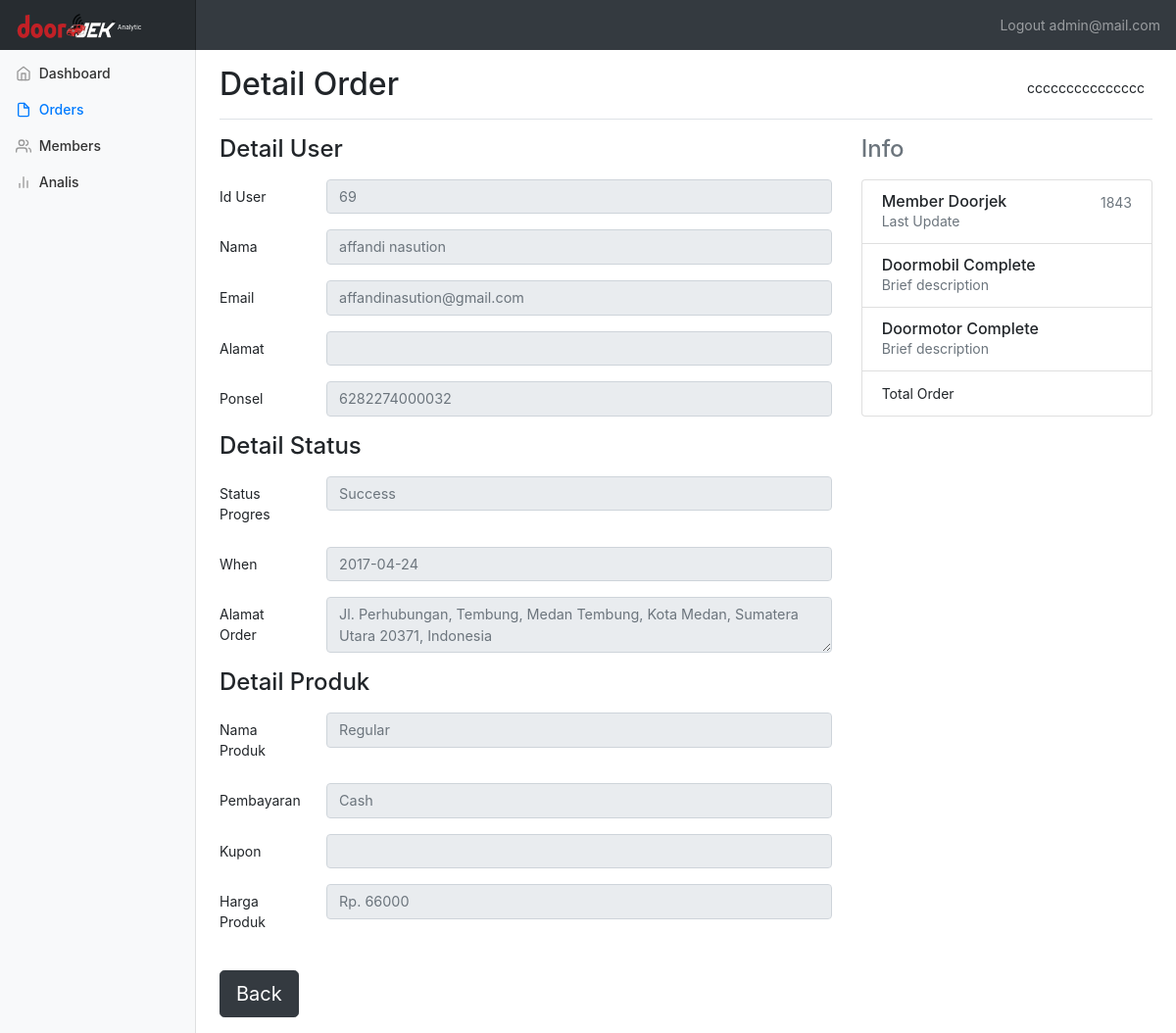
Screenshot of /admin/detailorder.php?code=1 (signed in) with the database file from the repository.
### tables this page shows
CREATE TABLE `transaksi` (
  `id_order` int(8) NOT NULL,
  `id_member` int(8) NOT NULL,
  `id_produk` int(8) NOT NULL,
  `alamatorder` text NOT NULL,
  `note` text NOT NULL,
  `id_layanan` int(8) NOT NULL,
  `status` enum('1','3','4','') NOT NULL,
  `dateorder` date NOT NULL,
  `time` time NOT NULL,
  `total` int(50) NOT NULL,
  `id_vehicle` int(8) NOT NULL,
  `id_payment` int(8) NOT NULL,
  `createdate` timestamp NOT NULL DEFAULT CURRENT_TIMESTAMP ON UPDATE CURRENT_TIMESTAMP
);

CREATE TABLE `member` (
  `id_member` int(8) NOT NULL,
  `email` varchar(50) NOT NULL,
  `nama` varchar(256) NOT NULL,
  `alamat` varchar(256) NOT NULL,
  `nohp` char(16) NOT NULL,
  `createdatemember` timestamp NOT NULL DEFAULT CURRENT_TIMESTAMP ON UPDATE CURRENT_TIMESTAMP,
  `password` varchar(256) NOT NULL
);

CREATE TABLE `produk` (
  `id_produk` int(8) NOT NULL,
  `produk_name` varchar(50) NOT NULL,
  `produk_price` char(50) NOT NULL,
  `produk_time` int(50) NOT NULL,
  `id_layanan` int(208) NOT NULL
);

CREATE TABLE `payment` (
  `id_payment` int(8) NOT NULL,
  `payment_name` varchar(50) NOT NULL
);

### admin/detailorder.php (the view, shortened to what this page needs)
<?php include "header.php";?>
<?php
include("../config.php");
  $code = $_GET['code'];
  $queryorder = mysqli_query($conn, "SELECT * FROM transaksi LEFT JOIN member ON member.id_member = transaksi.id_member LEFT JOIN layanan ON layanan.id_layanan = transaksi.id_layanan LEFT JOIN produk ON produk.id_produk = transaksi.id_produk LEFT JOIN payment ON payment.id_payment = transaksi.id_payment WHERE id_order='$code'");
  $order = mysqli_fetch_assoc($queryorder);
?>
    <div class="container-fluid">
      <div class="row">
        <nav class="col-md-2 d-none d-md-block bg-light sidebar">
          <div class="sidebar-sticky">
            <ul class="nav flex-column">
              <li class="nav-item">
                <a class="nav-link" href="index.php">
                  <span data-feather="home"></span>
                  Dashboard <span class="sr-only">(current)</span>
                </a>
              </li>
              <li class="nav-item">
                <a class="nav-link active" href="orders.php">
                  <span data-feather="file"></span>
                  Orders
                </a>
              </li>
              <li class="nav-item">
                <a class="nav-link" href="members.php">
                  <span data-feather="users"></span>
                  Members
                </a>
              </li>
              <li class="nav-item">
                <a class="nav-link" href="analis.php">
                  <span data-feather="bar-chart-2"></span>
                  Analis
                </a>
              </li>
            </ul>
          </div>
        </nav>
        <main role="main" class="col-md-9 ml-sm-auto col-lg-10 pt-3 px-4">
          <div class="d-flex justify-content-between flex-wrap flex-md-nowrap align-items-center pb-2 mb-3 border-bottom">
            <h1 class="h2">Detail Order</h1>
            <div class="btn-toolbar mb-2 mb-md-0">
              <div class="btn-group mr-2">
                ccccccccccccccc
              </div>
            </div>
          </div>
        <div class="row">
        <div class="col-md-4 order-md-2 mb-4">
          <h4 class="d-flex justify-content-between align-items-center mb-3">
            <span class="text-muted">Info</span>
          </h4>
          <ul class="list-group mb-3">
            <li class="list-group-item d-flex justify-content-between lh-condensed">
              <div>
                <h6 class="my-0">Member Doorjek</h6>
                <div class="text-muted">Last Update</div>
              </div>
              <span class="text-muted"><?php echo $jumlahmember ; ?></span>
            </li>
            <li class="list-group-item d-flex justify-content-between lh-condensed">
              <div>
                <h6 class="my-0">Doormobil Complete</h6>
                <div class="text-muted">Brief description</div>
              </div>
            </li>
            <li class="list-group-item d-flex justify-content-between lh-condensed">
              <div>
                <h6 class="my-0">Doormotor Complete</h6>
                <div class="text-muted">Brief description</div>
              </div>
            </li>
            <li class="list-group-item d-flex justify-content-between">
              <span>Total Order</span>
            </li>
          </ul>
        </div>
        <div class="col-md-8 order-md-1">
          <h4 class="mb-3">Detail User</h4>
          <form action="" method="" class="needs-validation" novalidate>
        <div class="form-group row">
          <label for="staticEmail" class="col-sm-2 col-form-label">Id User</label>
          <div class="col-sm-10">
            <input type="text" id="disabledTextInput" class="form-control" placeholder="<?php echo $order['id_member'] ?>" readonly>
          </div>
        </div>
        <div class="form-group row">
          <label for="staticEmail" class="col-sm-2 col-form-label">Nama</label>
          <div class="col-sm-10">
            <input type="text" id="disabledTextInput" class="form-control" placeholder="<?php echo $order['nama'] ?>" readonly>
          </div>
        </div>
        <div class="form-group row">
          <label for="staticEmail" class="col-sm-2 col-form-label">Email</label>
          <div class="col-sm-10">
            <input type="text" id="disabledTextInput" class="form-control" placeholder="<?php echo $order['email'] ?>" readonly>
          </div>
        </div>
        <div class="form-group row">
          <label for="staticEmail" class="col-sm-2 col-form-label">Alamat</label>
          <div class="col-sm-10">
            <input type="text" id="disabledTextInput" class="form-control" placeholder="<?php echo $order['alamat'] ?>" readonly>
          </div>
        </div>
        <div class="form-group row">
          <label for="staticEmail" class="col-sm-2 col-form-label">Ponsel</label>
          <div class="col-sm-10">
            <input type="text" id="disabledTextInput" class="form-control" placeholder="<?php echo $order['nohp'] ?>" readonly>
          </div>
        </div>
         <h4 class="mb-3">Detail Status</h4>
         <div class="form-group row">
          <label for="staticEmail" class="col-sm-2 col-form-label">Status Progres</label>
          <div class="col-sm-10">
          <?php
            if ($order['status'] == 3){
                    echo '<input type="text" id="disabledTextInput" class="form-control" placeholder="Success" readonly>';
                  } else if ($order['status'] == 1){
                    echo '<input type="text" id="disabledTextInput" class="form-control" placeholder="Progress" readonly>';
                  } else {
                    echo '<input type="text" id="disabledTextInput" class="form-control" placeholder="Cancel" readonly>';
                  }
          ?>
          </div>
        </div>
        <div class="form-group row">
          <label for="staticEmail" class="col-sm-2 col-form-label">When</label>
          <div class="col-sm-10">
            <input type="text" id="disabledTextInput" class="form-control" placeholder="<?php echo $order['dateorder'] ?>" readonly>
          </div>
        </div>
        <div class="form-group row">
                <label for="staticEmail" class="col-sm-2 col-form-label">Alamat Order</label>
                <div class="col-sm-10">
                      <textarea name="alamatorder" class="form-control" id="exampleFormControlTextarea1" rows="2" placeholder="<?php echo $order['alamatorder'] ?>" readonly></textarea>
                </div>
        </div>
        <h4 class="mb-3">Detail Produk</h4>
         <div class="form-group row">
          <label for="staticEmail" class="col-sm-2 col-form-label">Nama Produk</label>
          <div class="col-sm-10">
            <input type="text" id="disabledTextInput" class="form-control" placeholder="<?php echo $order['produk_name'] ?>" readonly>
          </div>
        </div>
        <div class="form-group row">
          <label for="staticEmail" class="col-sm-2 col-form-label">Pembayaran</label>
          <div class="col-sm-10">
            <input type="text" id="disabledTextInput" class="form-control" placeholder="<?php echo $order['payment_name'] ?>" readonly>
          </div>
        </div>
        <div class="form-group row">
          <label for="staticEmail" class="col-sm-2 col-form-label">Kupon</label>
          <div class="col-sm-10">
            <input type="text" id="disabledTextInput" class="form-control" placeholder="" readonly>
          </div>
        </div>
        <div class="form-group row">
          <label for="staticEmail" class="col-sm-2 col-form-label">Harga Produk</label>
          <div class="col-sm-10">
            <input type="text" id="disabledTextInput" class="form-control" placeholder="Rp. <?php echo $order['produk_price'] ?>" readonly>
          </div>
        </div>
            <div class="row">
              <div class="col-md-6 mb-3">
                <a class="btn btn-dark btn-lg" href="orders.php" role="button" >Back</a>
              </div>
              <div class="col-md-6 mb-3">
              </div>
            </div>
          </form>
        </div>
      </div>
  </body>
</html>

### dashboard.css (style rules this page uses)
body { font-size: .875rem; }
.feather { width: 16px; height: 16px; vertical-align: text-bottom; }
.sidebar { position: fixed; top: 0; bottom: 0; left: 0; z-index: 100; padding: 0; box-shadow: inset -1px 0 0 rgba(0, 0, 0, .1); }
.sidebar-sticky { position: -webkit-sticky; position: sticky; top: 48px; height: calc(100vh - 48px); padding-top: .5rem; overflow-x: hidden; overflow-y: auto; }
.sidebar .nav-link { font-weight: 500; color: #333; }
.sidebar .nav-link .feather { margin-right: 4px; color: #999; }
.sidebar .nav-link.active { color: #007bff; }
.sidebar .nav-link:hover .feather, .sidebar .nav-link.active .feather { color: inherit; }
.border-bottom { border-bottom: 1px solid #e5e5e5; }
div { display: block; }
*::before, *::after { box-sizing: border-box; }
input, textarea, select, button, meter, progress { -webkit-writing-mode: horizontal-tb !important; }
.form-control { display: block; width: 100%; padding: 0.375rem 0.75rem; font-size: 0.9rem; line-height: 1.5; color: #495057; background-color: #fff; background-clip: padding-box; border: 1px solid #ced4da; border-radius: 0.25rem; -webkit-transition: border-color 0.15s ease-in-out, box-shadow 0.15s ease-in-out; transition: border-color 0.15s ease-in-out, box-shadow 0.15s ease-in-out; }
button, input, optgroup, select, textarea { font-family: inherit; }

### rows the page displays
transaksi: id_member.id_member "69", id_member.nama "affandi nasution", id_member.email "affandinasution@gmail.com", id_member.nohp "6282274000032", dateorder "2017-04-24", alamatorder "Jl. Perhubungan, Tembung, Medan Tembung, Kota Medan, Sumatera Utara 20371, Indonesia", id_produk.produk_name "Regular", id_payment.payment_name "Cash", id_produk.produk_price "Rp. 66000"

### other values shown
$_SESSION['userSession'] "admin@mail.com"
$jumlahmember "1843"
